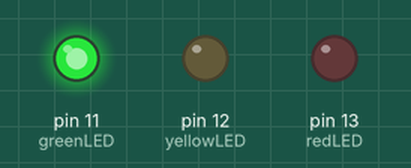
This sketch was run on a simulated Arduino Uno, built with avr-gcc and run on an emulated ATmega328P. Parts: output pins drawn as LEDs (lit = HIGH).

Above: at 2.5 s.
At 6.0 s:
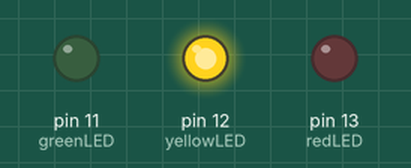
At 9.5 s:
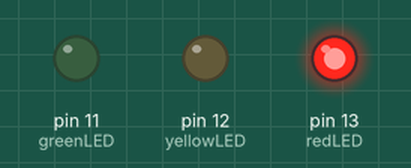
Timing chart, 0 to 15.6 s (numbered marks = the images above):
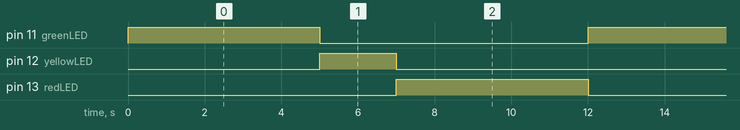

Measured:
- by itself, pin 11 (greenLED), pin 13 (redLED): alternates HIGH for 5.0 s and LOW for 7.0 s
- by itself, pin 12 (yellowLED): alternates HIGH for 2.0 s and LOW for 10.0 s
- by itself, everything shown: repeats every 12.0 s, in 4 steps

The sketch:

TRAFFIC_LIGHTS.ino
```cpp
// Pin assignments
int redLED = 13;
int yellowLED = 12;
int greenLED = 11;

void setup() {
  pinMode(redLED, OUTPUT);
  pinMode(yellowLED, OUTPUT);
  pinMode(greenLED, OUTPUT);
}

void loop() {
  // Green light ON
  digitalWrite(greenLED, HIGH);
  delay(5000);  // Green for 5 seconds
  digitalWrite(greenLED, LOW);

  // Yellow light ON
  digitalWrite(yellowLED, HIGH);
  delay(2000);  // Yellow for 2 seconds
  digitalWrite(yellowLED, LOW);

  // Red light ON
  digitalWrite(redLED, HIGH);
  delay(5000);  // Red for 5 seconds
  digitalWrite(redLED, LOW);
}
```
